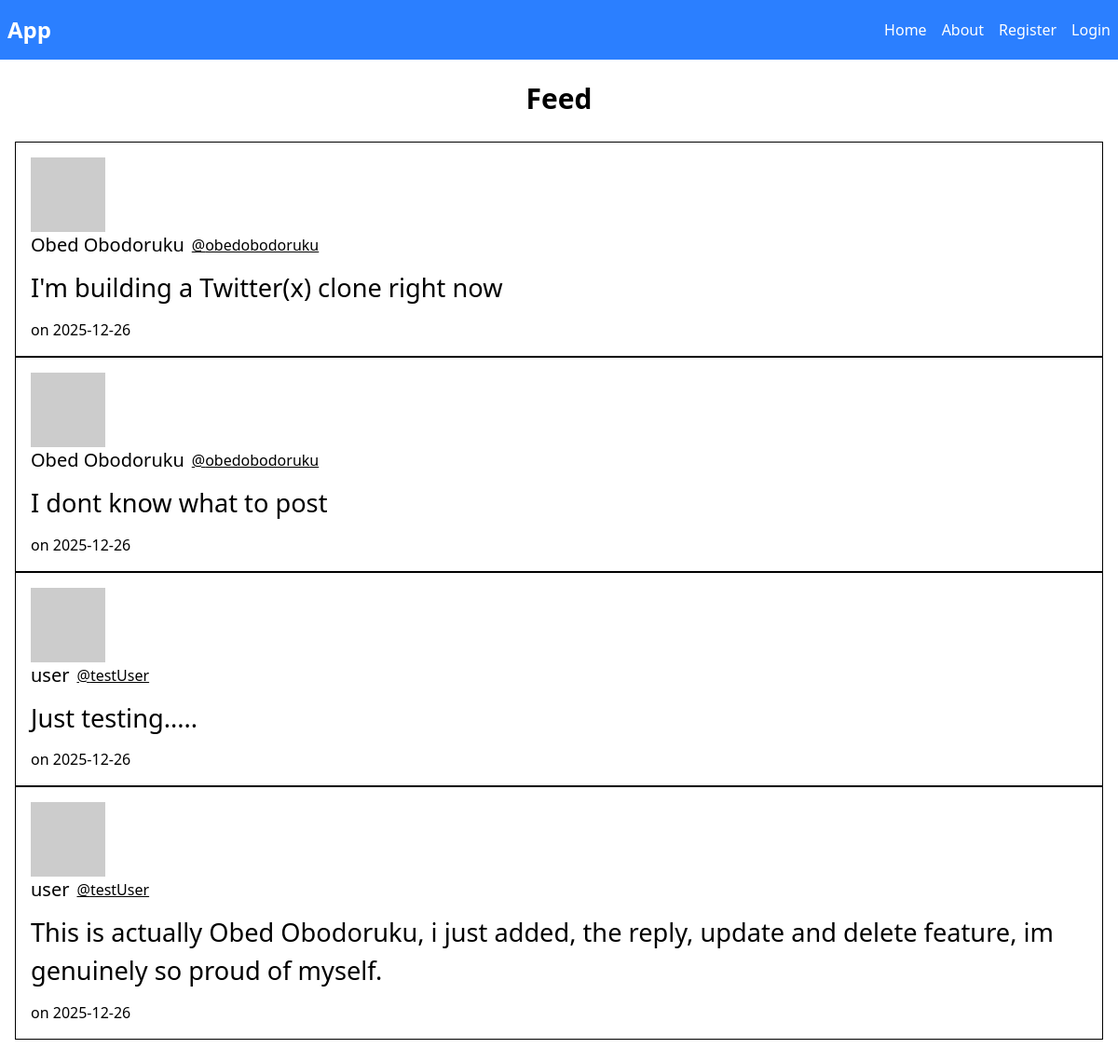
Before: / with the older database file.
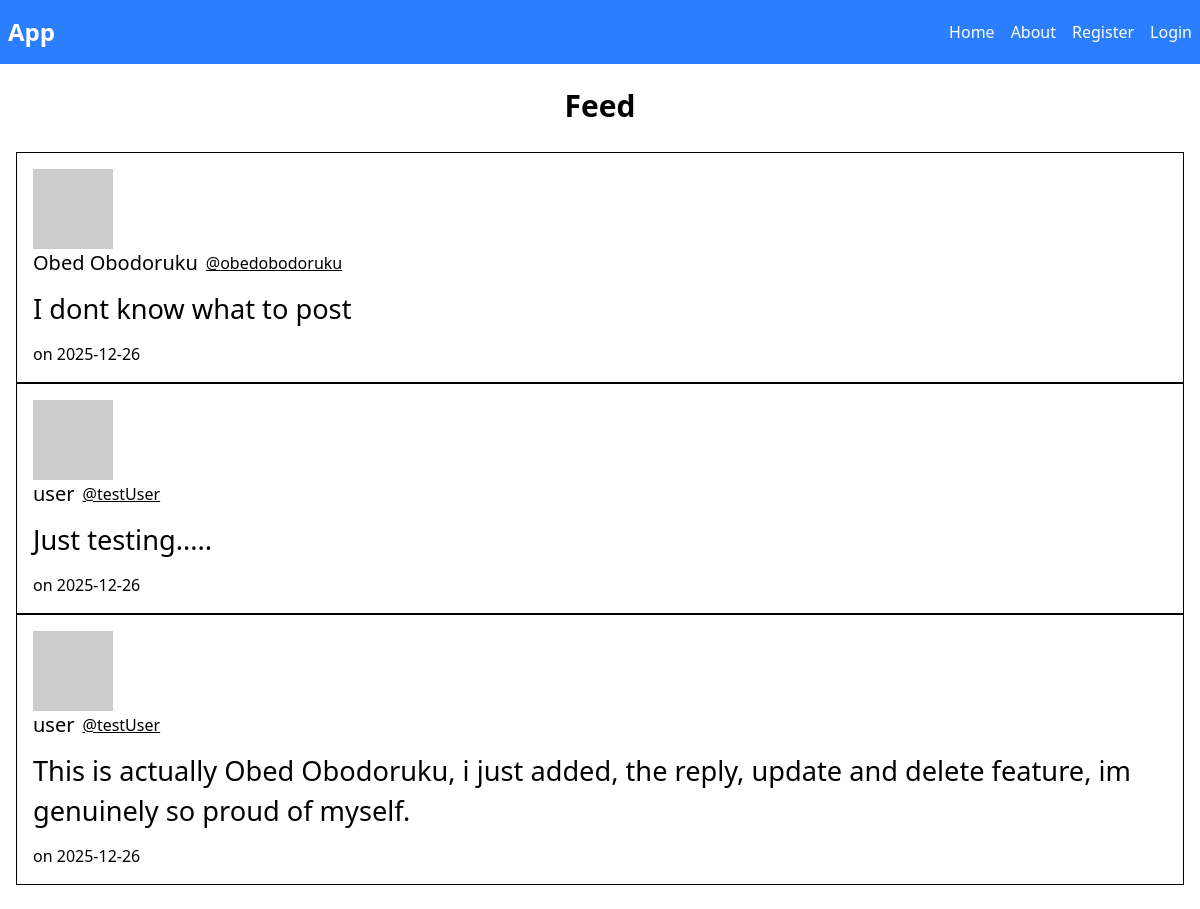
After: the same page with the newer database file.
### app/models.py (models this page shows, shortened)
class Post(db.Model):
    id = db.Column(db.Integer, primary_key=True)
    content = db.Column(db.Text, nullable=False)
    date_posted = db.Column(db.DateTime, nullable=False, default=datetime.utcnow)
    user_id = db.Column(db.Integer, db.ForeignKey("user.id"), nullable=False)
    replies = db.relationship("Reply", backref="post", lazy=True, cascade="all, delete-orphan")

class User(db.Model, UserMixin):
    id = db.Column(db.Integer, primary_key=True)
    username = db.Column(db.String(150), unique=True, nullable=False)
    name = db.Column(db.String(150), default="user")
    email = db.Column(db.String(150), unique=True, nullable=False)
    password = db.Column(db.String(200), nullable=False)
    posts = db.relationship("Post", backref="user", lazy=True)
    replies = db.relationship(
        "Reply",
        backref="user",
        lazy=True,
        cascade="all, delete-orphan"
    )
    def avatar(self, size):
        digest = md5(self.email.lower().encode('utf-8')).hexdigest()
        return f'https://www.gravatar.com/avatar/{digest}?d=identicon&s={size}'

### app/routes.py (the view)
@app.route("/", methods=["GET", "POST"])
def index():
    posts = Post.query.all()
    return render_template("home.html", title="Home Page", posts=posts)

### app/templates/home.html
{% extends "layout.html" %}
{% block body %}
    <div class="my-6">
        <h1 class="text-center text-3xl font-bold mb-7">Feed</h1>
    {% if posts %}
        {% for post in posts %}
            {% if current_user.is_authenticated %}
            <div class="border border-black p-4">
                    <div>
                        <img src="{{ post.user.avatar(36) }}" alt="user pfp" />
                        <h4>
                            <div class="flex gap-2 items-center">
                                <a class="text-2xl font-bold" style="cursor: pointer;" href="{{ url_for('user_posts', username=post.user.username) }}">
                                    <h5>{{ post.user.name }}</h5>
                                 </a>
                                 <a class="text-2xl font-bold" style="cursor: pointer;" href="{{ url_for('user_posts', username=post.user.username) }}">
                                    <small class="font-light text-[1rem] underline">@{{ post.user.username }}</small>
                                 </a>
                            </div>
                        </h4>
                    </div>
                <a href="{{ url_for('view_post', post_id=post.id, username=post.user.username) }}">
                    <div class="my-3">
                        <p class="text-[1.7rem]">{{ post.content }}</p>
                    </div>
                    <div>
                        <span>
                            on {{ post.date_posted.strftime('%Y-%m-%d') }}
                        </span>
                    </div>
                </a>
            </div>
                {% else %}
                <div class="border border-black p-4">
                    <div>
                        <img src="{{ post.user.avatar(36) }}" alt="user pfp" />
                        <div class="flex gap-2 items-center">
                            <h5 class="text-xl font-medium">{{ post.user.name }}</h5>
                            <small class="font-light text-[1rem] underline">@{{ post.user.username }}</small>
                        </div>
                    </div>
                    <div class="my-3">
                        <p class="text-[1.7rem]">{{ post.content }}</p>
                    </div>
                <div>
                    <span>
                        on {{ post.date_posted.strftime('%Y-%m-%d') }}
                    </span>
                </div>
                </div>
                {% endif %}
        {% endfor %}
    {% endif %}
    </div>
{% endblock %}

### app/templates/layout.html (shortened to what this page needs)
<!DOCTYPE html>
<html lang="en">
<head>
    <link href="{{ url_for('static', filename='dist/output.css') }}" rel="stylesheet">
</head>
<body>
    <header class="top-0 sticky backdrop-blur-3xl">
        <nav class="flex items-center justify-between bg-blue-500 text-white py-4 px-2">
            <div class="text-2xl font-extrabold">App</div>
            {% if current_user.is_authenticated %}
                <ul class="flex items-center justify-center gap-4 font-bold">
                <li><a href="{{ url_for('index') }}">Home</a></li>
                <li><a href="{{ url_for('account') }}">Profile</a></li>
                <li><a href="{{ url_for('create_post') }}">Create Post</a></li>
                <li><a href="{{ url_for('logout') }}">Logout</a></li>
            </ul>
            {% else %}
                <ul class="flex items-center justify-center gap-4">
                <li><a href="{{ url_for('index') }}">Home</a></li>
                <li><a href="#">About</a></li>
                <li><a href="{{ url_for('register') }}">Register</a></li>
                <li><a href="{{ url_for('login') }}">Login</a></li>
            </ul>
            {% endif %}
        </nav>
    </header>
    <div class="px-4">
        {% block body %}
        {% endblock %}
    </div>
</body>
</html>

Changed rows visible on the page:
removed Post: user.name "Obed Obodoruku", user.username "obedobodoruku", content "I'm building a Twitter(x) clone right now", date_posted "2025-12-26"
